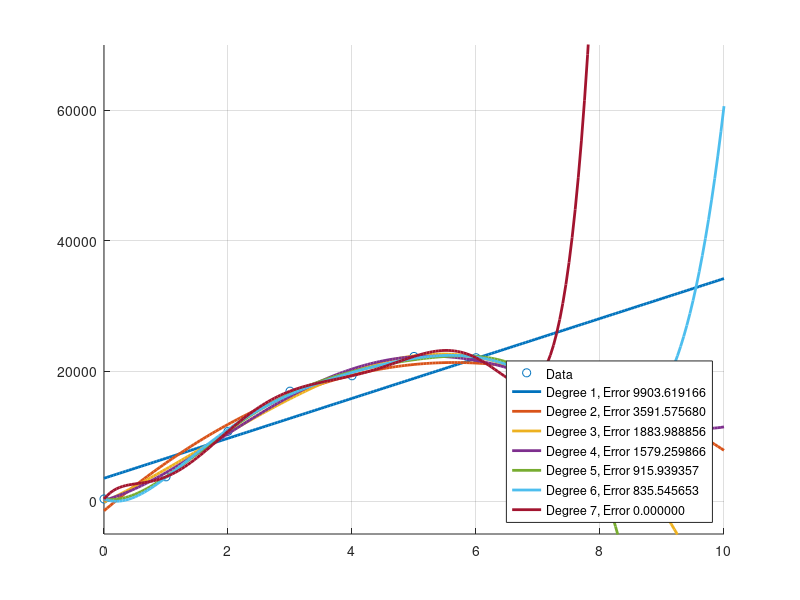

Reproduce this figure in MATLAB.
clear all


% define funded and nonfunded as row vectors
funded = [373 3772 10746 16903 19271 22233 22036 18823];
nonfunded = [501 4825 12516 22749 24823 44325 54831 39251];

scatter([0 : 7]', nonfunded','displayname','Data'); grid on; xlim([0 10]), ylim([-5000 70000])
hold on

for i = 1 : 7
    A = [0 : 7]' .^ [0 : i];
    coeff = A \ nonfunded';
    y = [0 : 0.05 : 10]' .^ [0 : i] * coeff;
    
    err(i) = norm(A * coeff - nonfunded');
    plot([0 : 0.05 : 10], y, 'linewidth', 2, 'displayname', sprintf('Degree %d', i, err(i)))

end
legend('location', 'southeast');

hold off
scatter([0 : 7]', funded','displayname','Data'); grid on; xlim([0 10]), ylim([-5000 70000])
hold on

for i = 1 : 7
    
    A = [0 : 7]' .^ [0 : i];
    coeff = A \ funded';
    y = [0 : 0.05 : 10]' .^ [0 : i] * coeff;
    
    err(i) = norm(A * coeff - funded');
    plot([0 : 0.05 : 10], y, 'linewidth', 2, 'displayname', sprintf('Degree %d, Error %f', i, err(i)))

end
legend('location', 'southeast');clear all


% define funded and nonfunded as row vectors
funded = [373 3772 10746 16903 19271 22233 22036 18823];
nonfunded = [501 4825 12516 22749 24823 44325 54831 39251];

scatter([0 : 7]', nonfunded','displayname','Data'); grid on; xlim([0 10]), ylim([-5000 70000])
hold on

for i = 1 : 7
    A = [0 : 7]' .^ [0 : i];
    coeff = A \ nonfunded';
    y = [0 : 0.05 : 10]' .^ [0 : i] * coeff;
    
    err(i) = norm(A * coeff - nonfunded');
    plot([0 : 0.05 : 10], y, 'linewidth', 2, 'displayname', sprintf('Degree %d', i, err(i)))

end
legend('location', 'southeast');

hold off
scatter([0 : 7]', funded','displayname','Data'); grid on; xlim([0 10]), ylim([-5000 70000])
hold on

for i = 1 : 7
    
    A = [0 : 7]' .^ [0 : i];
    coeff = A \ funded';
    y = [0 : 0.05 : 10]' .^ [0 : i] * coeff;
    
    err(i) = norm(A * coeff - funded');
    plot([0 : 0.05 : 10], y, 'linewidth', 2, 'displayname', sprintf('Degree %d, Error %f', i, err(i)))

end
legend('location', 'southeast');